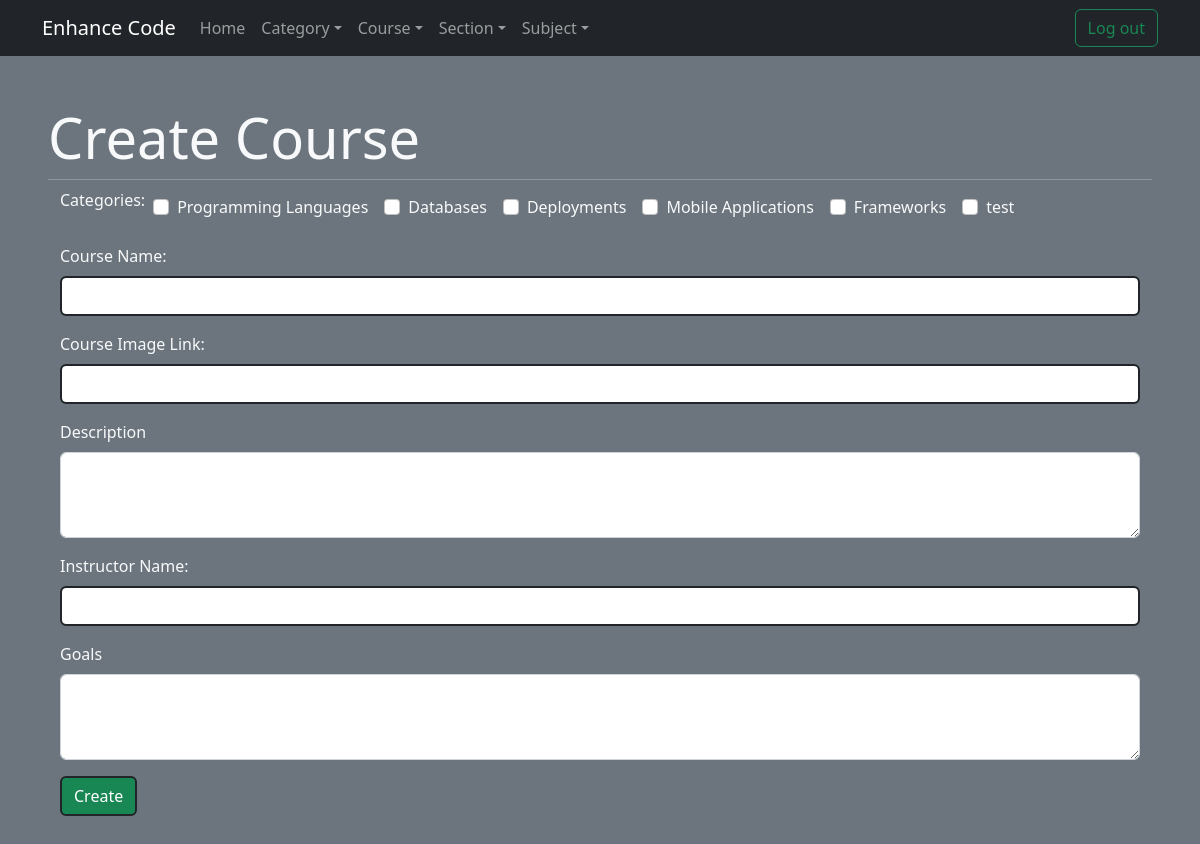
/dashboard/course/new (signed in), run on the app's committed database.
### project_app/models.py (models this page shows)
class Category(models.Model):
    name = models.CharField(max_length=255)
    created_at = models.DateTimeField(auto_now_add=True)
    updated_at = models.DateTimeField(auto_now=True)
    category_creator = models.ForeignKey(User,related_name="categories_mader",on_delete=models.CASCADE)

### project_app/views.py (the view)
# urls.py: path('dashboard/course/new',views.new_course),
def new_course(request):
    if 'user_id' not in request.session:
        return redirect('/dashboard')
    _user = User.objects.get(id=request.session['user_id'])
    if not _user.is_admin:
        return redirect('/home')
    context = {
        'categories':Category.objects.all()
    }
    return render(request, 'dashboard/course/new_course.html' ,context)

### project_app/templates/dashboard/course/new_course.html (shortened to what this page needs)
{% extends 'dashboard/dashboard.html' %}
{% block content %}
<div class="p-5 bg-secondary text-light">
    <h1 class="display-4">Create Course</h1>
    <hr class="my-2">
    <div class="container">
        <form action="/dashboard/course/create" method="POST">
            <div class="mb-3 d-flex align-items-center justify-content-start">
                <p>Categories:</p>
                {% for category in categories %}
                    <div class="form-check mx-2">
                        <input class="form-check-input" type="checkbox" value="{{category.id}}" name="category">
                        <label class="form-check-label">{{category.name}}</label>
                    </div>
                {% endfor %}
            </div>
            <div class="mb-3">
                <label for="name" class="form-label">Course Name:</label>
                <input type="text" class="form-control border border-2 border-dark" name="name">
            </div>
            <div class="mb-3">
                <label for="image" class="form-label">Course Image Link:</label>
                <input type="text" class="form-control border border-2 border-dark" name="image">
            </div>
            <div class="mb-3">
                <label for="description" class="form-label">Description</label>
                <textarea class="form-control" name="description" rows="3"></textarea>
            </div>
            <div class="mb-3">
                <label for="instructor" class="form-label">Instructor Name:</label>
                <input type="text" class="form-control border border-2 border-dark" name="instructor">
            </div>
            <div class="mb-3">
                <label for="goals" class="form-label">Goals</label>
                <textarea class="form-control" name="goals" rows="3"></textarea>
            </div>
            <button type="submit" class="btn btn-success border border-2 border-dark text-white">Create</button>
        </form>
    </div>
</div>
{% endblock content %}

### data on the page
Category: name "Programming Languages"
Category: name "Databases"
Category: name "Deployments"
Category: name "Mobile Applications"
Category: name "Frameworks"
Category: name "test"
